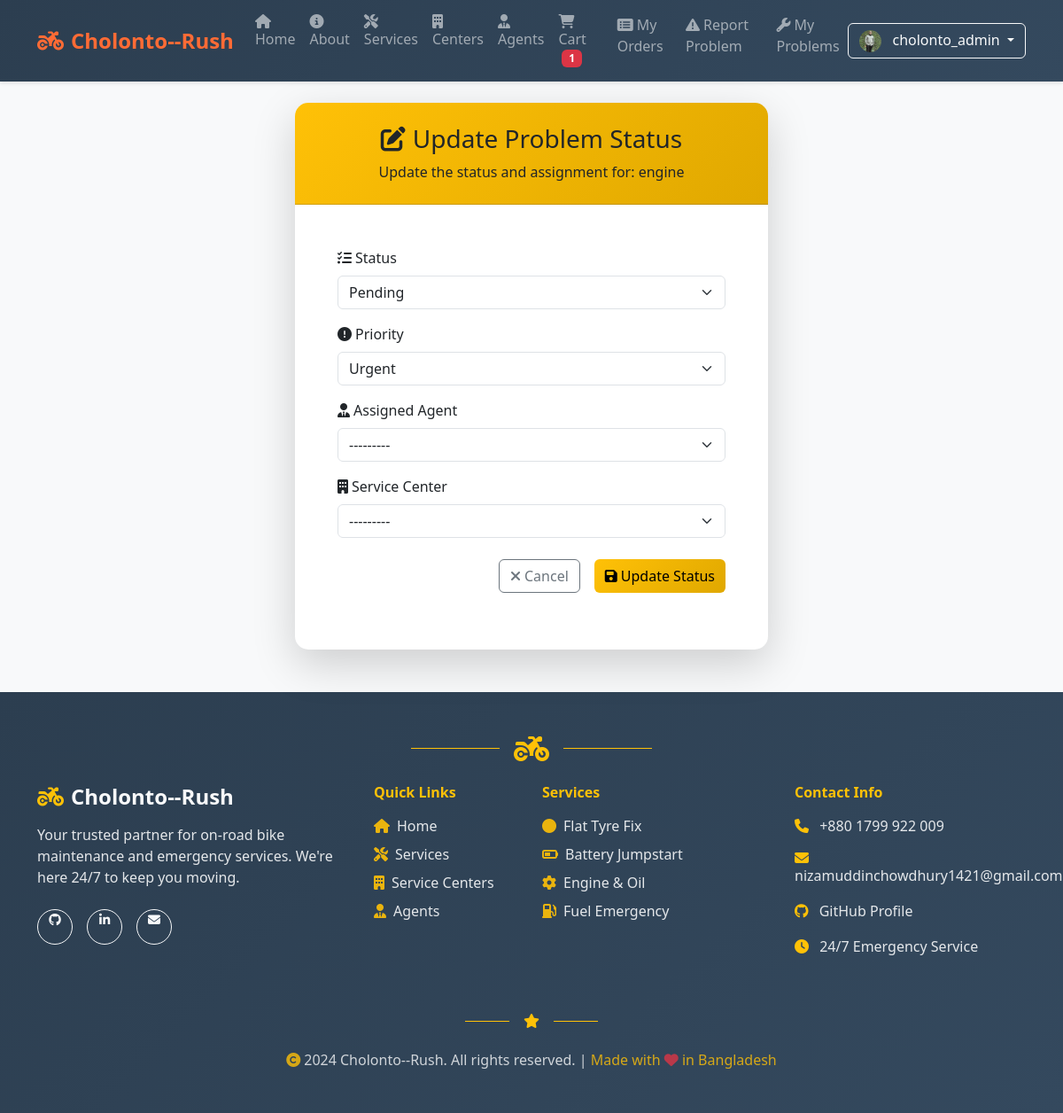
/reports/problem/5/update/ (signed in), run on an earlier commit of the app's database.
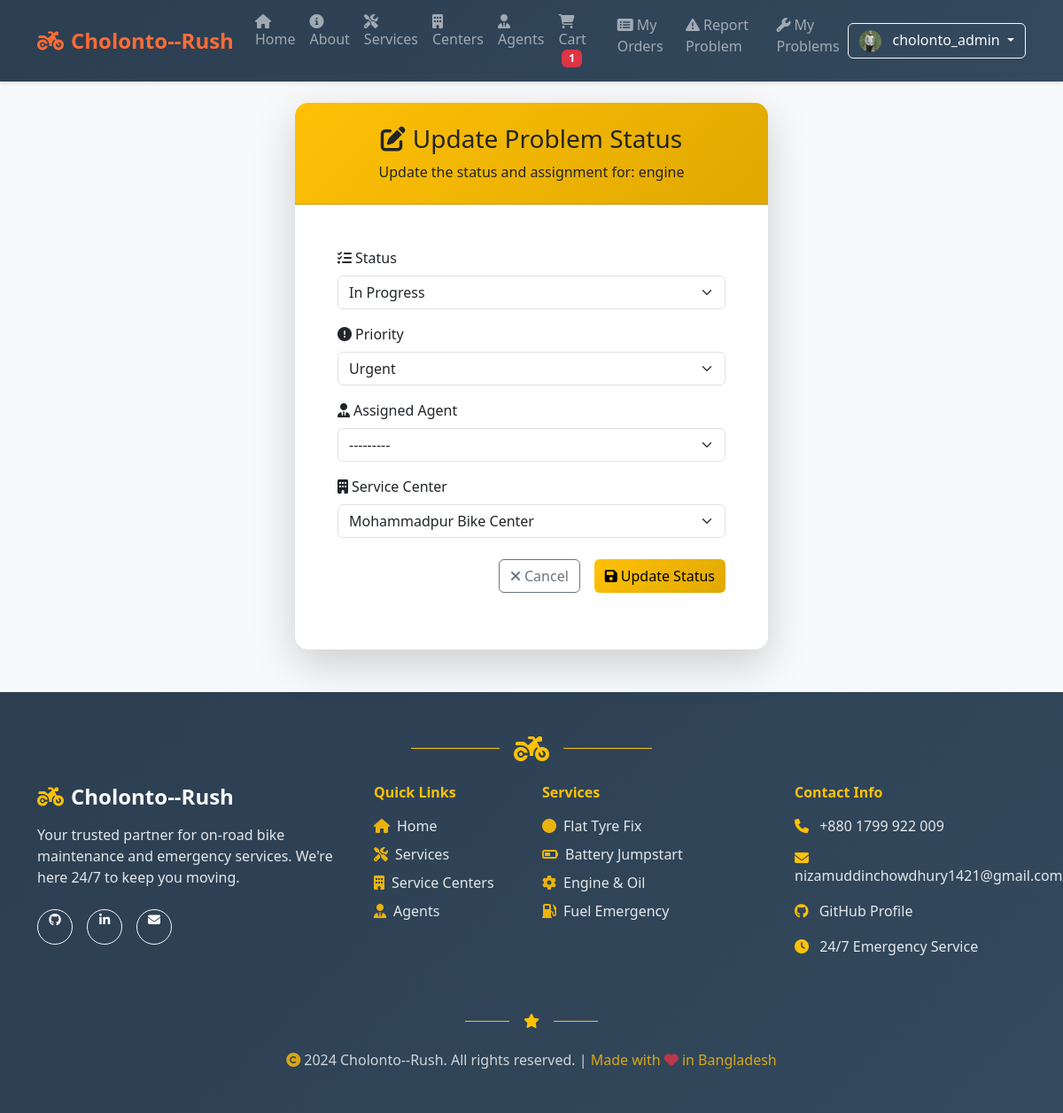
And on a later commit of the database.
### reports/models.py (models this page shows, shortened)
class ProblemReport(models.Model):
    STATUS_CHOICES = [
        ('pending', 'Pending'),
        ('assigned', 'Assigned'),
        ('in_progress', 'In Progress'),
        ('resolved', 'Resolved'),
        ('closed', 'Closed'),
    ]
    PRIORITY_CHOICES = [
        ('low', 'Low'),
        ('medium', 'Medium'),
        ('high', 'High'),
        ('urgent', 'Urgent'),
    ]
    PROBLEM_TYPES = [
        ('engine', 'Engine Problem'),
        ('tire', 'Tire Issue'),
        ('battery', 'Battery Problem'),
        ('brake', 'Brake Issue'),
        ('electrical', 'Electrical Problem'),
        ('fuel', 'Fuel System'),
        ('other', 'Other'),
    ]
    user = models.ForeignKey(User, on_delete=models.CASCADE, related_name='problem_reports')
    title = models.CharField(max_length=200, help_text='Brief description of the problem')
    description = models.TextField(help_text='Detailed description of the problem')
    problem_type = models.CharField(max_length=20, choices=PROBLEM_TYPES, default='other')
    priority = models.CharField(max_length=10, choices=PRIORITY_CHOICES, default='medium')
    status = models.CharField(max_length=20, choices=STATUS_CHOICES, default='pending')
    location = models.CharField(max_length=200, help_text='Current location where the problem occurred')
    latitude = models.FloatField(null=True, blank=True, help_text='GPS latitude')
    longitude = models.FloatField(null=True, blank=True, help_text='GPS longitude')
    phone_number = models.CharField(max_length=15, help_text='Contact number for assistance')
    created_at = models.DateTimeField(auto_now_add=True)
    updated_at = models.DateTimeField(auto_now=True)
    assigned_agent = models.ForeignKey(User, on_delete=models.SET_NULL, null=True, blank=True,
                                     related_name='assigned_reports', limit_choices_to={'groups__name': 'Agents'})
    assigned_center = models.ForeignKey('centers.ServiceCenter', on_delete=models.SET_NULL, null=True, blank=True)
    class Meta:
        ordering = ['-created_at']

### reports/views.py (the view)
# urls.py: path('problem/<int:problem_id>/update/', views.update_problem_status, name='update_problem_status'),
@login_required
@user_passes_test(is_agent_or_admin)
def update_problem_status(request, problem_id):
    problem = get_object_or_404(ProblemReport, id=problem_id)
    if request.method == 'POST':
        form = ProblemReportUpdateForm(request.POST, instance=problem)
        if form.is_valid():
            form.save()
            messages.success(request, 'Problem status updated successfully!')
            return redirect('problem_detail', problem_id=problem.id)
    else:
        form = ProblemReportUpdateForm(instance=problem)
    return render(request, 'reports/update_problem.html', {
        'form': form,
        'problem': problem
    })

### reports/forms.py
class ProblemReportUpdateForm(forms.ModelForm):
    class Meta:
        model = ProblemReport
        fields = ['status', 'assigned_agent', 'assigned_center', 'priority']
        widgets = {
            'status': forms.Select(attrs={
                'class': 'form-select'
            }),
            'assigned_agent': forms.Select(attrs={
                'class': 'form-select'
            }),
            'assigned_center': forms.Select(attrs={
                'class': 'form-select'
            }),
            'priority': forms.Select(attrs={
                'class': 'form-select'
            }),
        }

### cart/context_processors.py (called while the page is built)
def cart_context(request):
    if request.user.is_authenticated:
        cart, _ = Cart.objects.get_or_create(user=request.user)
        return {'cart': cart}
    return {'cart': None}

### centers/models.py (called while the page is built)
    def __str__(self) -> str:
        return self.name

### reports/views.py (called while the page is built)
def is_agent_or_admin(user):
    return user.is_staff or user.groups.filter(name='Agents').exists()

### reports/templates/reports/update_problem.html (shortened to what this page needs)
{% extends 'base.html' %}
{% block content %}
<div class="container">
  <div class="row justify-content-center">
    <div class="col-md-8 col-lg-6">
      <div class="card shadow-lg border-0">
        <div class="card-header bg-warning text-dark text-center py-4">
          <h3 class="mb-0">
            <i class="fas fa-edit me-2"></i>Update Problem Status
          </h3>
          <p class="mb-0 mt-2">Update the status and assignment for: {{ problem.title }}</p>
        </div>
        <div class="card-body p-5">
          <form method="post">
            <div class="mb-3">
              <label for="{{ form.status.id_for_label }}" class="form-label">
                <i class="fas fa-tasks me-1"></i>Status
              </label>
              {{ form.status }}
            </div>
            <div class="mb-3">
              <label for="{{ form.priority.id_for_label }}" class="form-label">
                <i class="fas fa-exclamation-circle me-1"></i>Priority
              </label>
              {{ form.priority }}
            </div>
            <div class="mb-3">
              <label for="{{ form.assigned_agent.id_for_label }}" class="form-label">
                <i class="fas fa-user-tie me-1"></i>Assigned Agent
              </label>
              {{ form.assigned_agent }}
            </div>
            <div class="mb-4">
              <label for="{{ form.assigned_center.id_for_label }}" class="form-label">
                <i class="fas fa-building me-1"></i>Service Center
              </label>
              {{ form.assigned_center }}
            </div>
            <div class="d-grid gap-2 d-md-flex justify-content-md-end">
              <a href="{% url 'problem_detail' problem.id %}" class="btn btn-outline-secondary me-md-2">
                <i class="fas fa-times me-1"></i>Cancel
              </a>
              <button type="submit" class="btn btn-warning">
                <i class="fas fa-save me-1"></i>Update Status
              </button>
            </div>
          </form>
        </div>
      </div>
    </div>
  </div>
</div>
{% endblock %}

What changed in the data, as far as the page shows it:
changed ProblemReport "engine": status "Pending" → "In Progress"; assigned_center "---------" → "Mohammadpur Bike Center"
